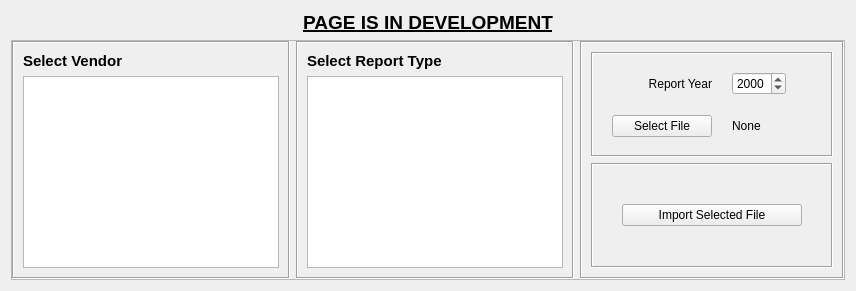
      <widget class="QWidget" name="import_file_tab">
       <attribute name="title">
        <string>Import File</string>
       </attribute>
       <layout class="QVBoxLayout" name="verticalLayout_21">
        <item>
         <widget class="QLabel" name="label_8">
          <property name="font">
           <font>
            <family>Segoe UI</family>
            <pointsize>14</pointsize>
            <weight>75</weight>
            <bold>true</bold>
            <underline>true</underline>
           </font>
          </property>
          <property name="text">
           <string>PAGE IS IN DEVELOPMENT</string>
          </property>
          <property name="alignment">
           <set>Qt::AlignHCenter|Qt::AlignTop</set>
          </property>
         </widget>
        </item>
        <item>
         <widget class="QFrame" name="frame_3">
          <property name="frameShape">
           <enum>QFrame::StyledPanel</enum>
          </property>
          <property name="frameShadow">
           <enum>QFrame::Raised</enum>
          </property>
          <layout class="QHBoxLayout" name="horizontalLayout_11">
           <property name="leftMargin">
            <number>0</number>
           </property>
           <property name="topMargin">
            <number>0</number>
           </property>
           <property name="rightMargin">
            <number>0</number>
           </property>
           <property name="bottomMargin">
            <number>0</number>
           </property>
           <item>
            <widget class="QFrame" name="frame_21">
             <property name="sizePolicy">
              <sizepolicy hsizetype="Expanding" vsizetype="Expanding">
               <horstretch>0</horstretch>
               <verstretch>0</verstretch>
              </sizepolicy>
             </property>
             <property name="minimumSize">
              <size>
               <width>200</width>
               <height>0</height>
              </size>
             </property>
             <property name="frameShape">
              <enum>QFrame::Box</enum>
             </property>
             <property name="frameShadow">
              <enum>QFrame::Sunken</enum>
             </property>
             <layout class="QVBoxLayout" name="verticalLayout_12">
              <item>
               <widget class="QLabel" name="label_18">
                <property name="font">
                 <font>
                  <family>Segoe UI</family>
                  <pointsize>11</pointsize>
                  <weight>75</weight>
                  <bold>true</bold>
                 </font>
                </property>
                <property name="text">
                 <string>Select Vendor</string>
                </property>
               </widget>
              </item>
              <item>
               <widget class="QListView" name="vendors_list_view_import">
                <property name="font">
                 <font>
                  <family>Segoe UI</family>
                  <pointsize>11</pointsize>
                 </font>
                </property>
                <property name="alternatingRowColors">
                 <bool>true</bool>
                </property>
               </widget>
              </item>
             </layout>
            </widget>
           </item>
           <item>
            <widget class="QFrame" name="frame_20">
             <property name="sizePolicy">
              <sizepolicy hsizetype="Expanding" vsizetype="Expanding">
               <horstretch>0</horstretch>
               <verstretch>0</verstretch>
              </sizepolicy>
             </property>
             <property name="minimumSize">
              <size>
               <width>200</width>
               <height>0</height>
              </size>
             </property>
             <property name="frameShape">
              <enum>QFrame::Box</enum>
             </property>
             <property name="frameShadow">
              <enum>QFrame::Sunken</enum>
             </property>
             <layout class="QVBoxLayout" name="verticalLayout_11">
              <item>
               <widget class="QLabel" name="label_17">
                <property name="font">
                 <font>
                  <family>Segoe UI</family>
                  <pointsize>11</pointsize>
                  <weight>75</weight>
                  <bold>true</bold>
                 </font>
                </property>
                <property name="text">
                 <string>Select Report Type</string>
                </property>
               </widget>
              </item>
              <item>
               <widget class="QListView" name="report_types_list_view_import">
                <property name="font">
                 <font>
                  <family>Segoe UI</family>
                  <pointsize>11</pointsize>
                 </font>
                </property>
                <property name="alternatingRowColors">
                 <bool>true</bool>
                </property>
               </widget>
              </item>
             </layout>
            </widget>
           </item>
           <item>
            <widget class="QFrame" name="frame_22">
             <property name="sizePolicy">
              <sizepolicy hsizetype="Expanding" vsizetype="Expanding">
               <horstretch>0</horstretch>
               <verstretch>0</verstretch>
              </sizepolicy>
             </property>
             <property name="minimumSize">
              <size>
               <width>200</width>
               <height>0</height>
              </size>
             </property>
             <property name="frameShape">
              <enum>QFrame::Box</enum>
             </property>
             <property name="frameShadow">
              <enum>QFrame::Sunken</enum>
             </property>
             <layout class="QVBoxLayout" name="verticalLayout_13">
              <item>
               <widget class="QFrame" name="frame_23">
                <property name="sizePolicy">
                 <sizepolicy hsizetype="Expanding" vsizetype="Expanding">
                  <horstretch>0</horstretch>
                  <verstretch>0</verstretch>
                 </sizepolicy>
                </property>
                <property name="minimumSize">
                 <size>
                  <width>0</width>
                  <height>0</height>
                 </size>
                </property>
                <property name="frameShape">
                 <enum>QFrame::Box</enum>
                </property>
                <property name="frameShadow">
                 <enum>QFrame::Sunken</enum>
                </property>
                <layout class="QFormLayout" name="formLayout_4">
                 <property name="fieldGrowthPolicy">
                  <enum>QFormLayout::FieldsStayAtSizeHint</enum>
                 </property>
                 <property name="formAlignment">
                  <set>Qt::AlignCenter</set>
                 </property>
                 <property name="horizontalSpacing">
                  <number>20</number>
                 </property>
                 <property name="verticalSpacing">
                  <number>20</number>
                 </property>
                 <item row="0" column="0">
                  <widget class="QLabel" name="label_19">
                   <property name="minimumSize">
                    <size>
                     <width>100</width>
                     <height>0</height>
                    </size>
                   </property>
                   <property name="text">
                    <string>Report Year</string>
                   </property>
                   <property name="alignment">
                    <set>Qt::AlignRight|Qt::AlignTrailing|Qt::AlignVCenter</set>
                   </property>
                  </widget>
                 </item>
                 <item row="0" column="1">
                  <widget class="QDateEdit" name="report_year_date_edit">
                   <property name="displayFormat">
                    <string>yyyy</string>
                   </property>
                  </widget>
                 </item>
                 <item row="1" column="0">
                  <widget class="QPushButton" name="select_file_button">
                   <property name="minimumSize">
                    <size>
                     <width>100</width>
                     <height>0</height>
                    </size>
                   </property>
                   <property name="text">
                    <string>Select File</string>
                   </property>
                  </widget>
                 </item>
                 <item row="1" column="1">
                  <widget class="QLabel" name="selected_file_label">
                   <property name="minimumSize">
                    <size>
                     <width>100</width>
                     <height>0</height>
                    </size>
                   </property>
                   <property name="text">
                    <string>None</string>
                   </property>
                  </widget>
                 </item>
                </layout>
               </widget>
              </item>
              <item>
               <widget class="QFrame" name="frame_24">
                <property name="sizePolicy">
                 <sizepolicy hsizetype="Expanding" vsizetype="Expanding">
                  <horstretch>0</horstretch>
                  <verstretch>0</verstretch>
                 </sizepolicy>
                </property>
                <property name="frameShape">
                 <enum>QFrame::Box</enum>
                </property>
                <property name="frameShadow">
                 <enum>QFrame::Sunken</enum>
                </property>
                <layout class="QGridLayout" name="gridLayout_7">
                 <item row="0" column="0">
                  <widget class="QPushButton" name="import_file_button">
                   <property name="sizePolicy">
                    <sizepolicy hsizetype="Fixed" vsizetype="Fixed">
                     <horstretch>0</horstretch>
                     <verstretch>0</verstretch>
                    </sizepolicy>
                   </property>
                   <property name="maximumSize">
                    <size>
                     <width>180</width>
                     <height>16777215</height>
                    </size>
                   </property>
                   <property name="text">
                    <string>Import Selected File</string>
                   </property>
                  </widget>
                 </item>
                </layout>
               </widget>
              </item>
             </layout>
            </widget>
           </item>
          </layout>
         </widget>
        </item>
       </layout>
      </widget>
